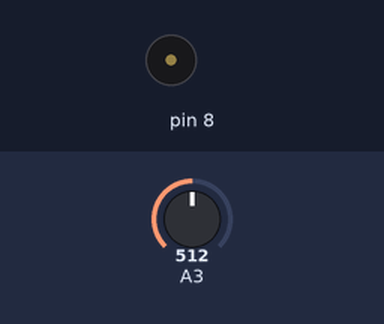
Recording of a sketch running on a simulated Arduino Uno, built with avr-gcc and run on an emulated ATmega328P. Shown: buzzer (waves = sounding). The inputs (shaded band) are chosen by the test bench; at power-on: A3 = 512. What the sketch prints to the serial monitor is not drawn.

Above: at 1.2 s.
1.3 s: A3 set to 786
2.8 s: A3 set to 807
At 3.3 s:
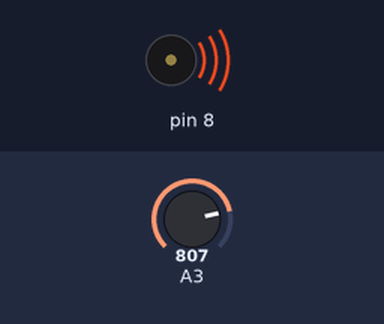
5.8 s: A3 set to 790
At 6.6 s:
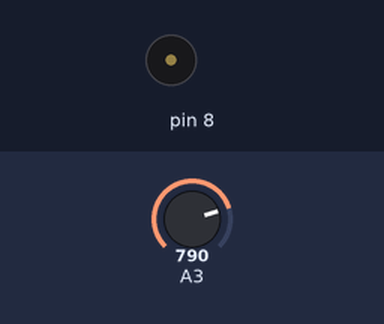
7.3 s: A3 set to 810
At 7.81 s:
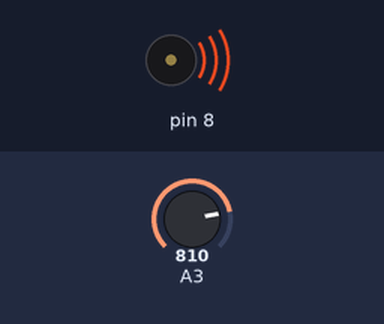
Timing chart, 0 to 11.3 s (numbered marks = the images above; inputs shaded):
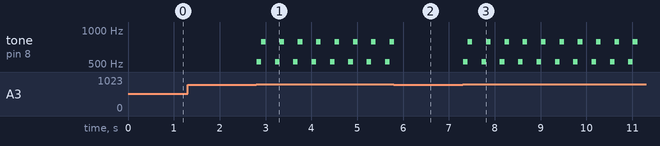

Measured:
- the behaviour switches between 800 and 801 on A3 (found by bisection; images 0 and 1)
- after the input at 1.3 s, every drawn part: stays the same
- after the input at 2.8 s, tone on pin 8: silent → 523 Hz at once, then repeats every 0.40 s: 784 Hz 0.10 s, silent 0.20 s, 523 Hz 0.10 s
- after the input at 5.8 s, tone on pin 8: goes on until 5.8 s, then stays silent
- after the input at 7.3 s, tone on pin 8: silent → 523 Hz at once, then repeats every 0.40 s: 784 Hz 0.10 s, silent 0.20 s, 523 Hz 0.10 s

The sketch:

week10-2.ino
```cpp
void setup() {
  Serial.begin(9600);
  // put your setup code here, to run once:
  pinMode(2,INPUT_PULLUP);
  pinMode(8,OUTPUT);

}

void loop() {
  // put your main code here, to run repeatedly:
  delay(100);
  int now = analogRead(A3);
  Serial.print(now);
  if(now > 800){
    tone(8,523,100);
    delay(100);
    tone(8,784,100);
    delay(200);
}else if( now < 200 ){
  tone(8,784,100);
  delay(100);
  tone(8,523,100);
  delay(200);
}
}
```
